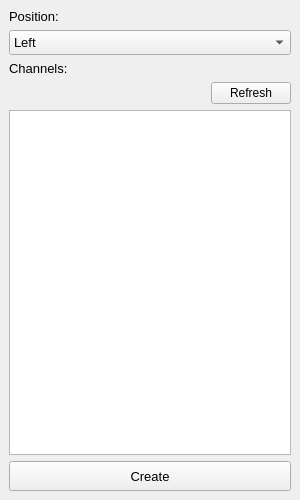
<?xml version="1.0" encoding="UTF-8"?>
<ui version="4.0">
 <class>MainWindow</class>
 <widget class="QMainWindow" name="MainWindow">
  <property name="geometry">
   <rect>
    <x>0</x>
    <y>0</y>
    <width>300</width>
    <height>500</height>
   </rect>
  </property>
  <property name="windowTitle">
   <string>Create AOV Network 1.0</string>
  </property>
  <widget class="QWidget" name="centralwidget">
   <layout class="QVBoxLayout" name="verticalLayout">
    <item>
     <widget class="QLabel" name="label">
      <property name="font">
       <font>
        <pointsize>10</pointsize>
       </font>
      </property>
      <property name="text">
       <string>Position:</string>
      </property>
     </widget>
    </item>
    <item>
     <widget class="QComboBox" name="comboBox">
      <property name="minimumSize">
       <size>
        <width>0</width>
        <height>25</height>
       </size>
      </property>
      <property name="font">
       <font>
        <pointsize>10</pointsize>
       </font>
      </property>
      <item>
       <property name="text">
        <string>Left</string>
       </property>
      </item>
      <item>
       <property name="text">
        <string>Right</string>
       </property>
      </item>
     </widget>
    </item>
    <item>
     <widget class="QLabel" name="label_2">
      <property name="font">
       <font>
        <pointsize>10</pointsize>
       </font>
      </property>
      <property name="text">
       <string>Channels:</string>
      </property>
     </widget>
    </item>
    <item>
     <layout class="QHBoxLayout" name="horizontalLayout">
      <item>
       <spacer name="horizontalSpacer">
        <property name="orientation">
         <enum>Qt::Horizontal</enum>
        </property>
        <property name="sizeHint" stdset="0">
         <size>
          <width>40</width>
          <height>20</height>
         </size>
        </property>
       </spacer>
      </item>
      <item>
       <widget class="QPushButton" name="btn_refresh">
        <property name="text">
         <string>Refresh</string>
        </property>
       </widget>
      </item>
     </layout>
    </item>
    <item>
     <widget class="QListWidget" name="listWidget">
      <property name="font">
       <font>
        <pointsize>10</pointsize>
       </font>
      </property>
      <property name="dragDropMode">
       <enum>QAbstractItemView::InternalMove</enum>
      </property>
      <property name="selectionMode">
       <enum>QAbstractItemView::ExtendedSelection</enum>
      </property>
     </widget>
    </item>
    <item>
     <widget class="QPushButton" name="btn_CreateNetwok">
      <property name="minimumSize">
       <size>
        <width>0</width>
        <height>30</height>
       </size>
      </property>
      <property name="font">
       <font>
        <pointsize>10</pointsize>
       </font>
      </property>
      <property name="text">
       <string>Create</string>
      </property>
     </widget>
    </item>
   </layout>
  </widget>
 </widget>
 <resources/>
 <connections/>
</ui>
